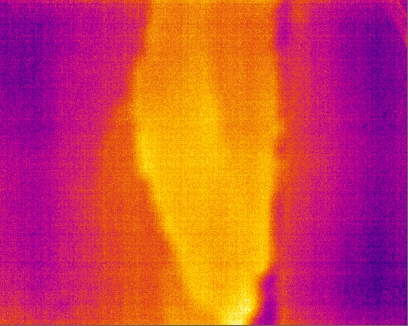
#> input picture IRimages/June30/3333.jpg, 408 x 326 px
$ jupyter execute IRimageprocess.ipynb   (shell and % lines are left out)   (older library calls are emulated)
#> lines starting #> are read from the running program, lines starting #| are printed output that depends on the picture; after the words box and inside, x2 and y2 are one past the last pixel; in counts of white or black regions, pixels touching at a corner belong together
[cell 1]
import cv2
import matplotlib.pyplot as plt
import numpy as np
from skimage import measure, morphology

[cell 2]
import cv2
import matplotlib.pyplot as plt
import numpy as np
from skimage import data, util
from skimage.measure import label, regionprops
from skimage import measure, morphology

#imread
img_path = './IRimages/June30/3333.jpg'
img = cv2.imread(img_path,cv2.IMREAD_GRAYSCALE)
#> img: shape (326, 408); min 12, max 243, mean 108
# [7 lines of commented-out code are left out]
histeq = cv2.equalizeHist(img)

#plt.imshow(histeq)

#segment
#t1, result_img = cv2.threshold(img, 127, 255, cv2.THRESH_BINARY)
t2, otsu_img = cv2.threshold(histeq, 0, 255, cv2.THRESH_BINARY+cv2.THRESH_OTSU)
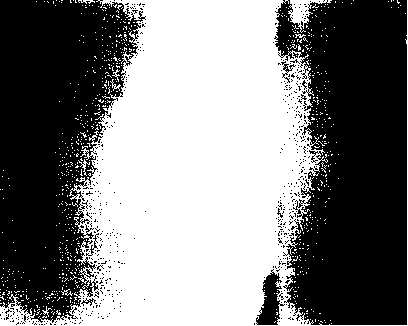
#> otsu_img: shape (326, 408); 49.9% white; 801 white regions (792 under 20 px), largest, box (x1, y1, x2, y2) and area: (0, 0, 408, 326) 64045, (288, 0, 332, 33) 489, (78, 159, 90, 176) 47
#> t2 = 128
plt.imshow(otsu_img)
#postprocess
kernel = cv2.getStructuringElement(cv2.MORPH_RECT, (3, 3))
#kernel = np.ones((1, 1), dtype=np.uint8)
# dilate = cv2.dilate(otsu_img, kernel, 1)
# erosion = cv2.erode(dilate, kernel, iterations=1)
erosion = cv2.morphologyEx(otsu_img, cv2.MORPH_CLOSE, kernel, iterations=1)
#> erosion: shape (326, 408); 54.5% white; 52 black regions (41 under 20 px)
#plt.imshow(erosion)

[cell 3]
# account area
def account_area(erosion):
    img=erosion.copy()
    #thresh_B = np.zeros(erosion.shape, np.unit8)
    #img = util.img_as_ubyte(img2) > 110
    label_img = label(img, connectivity=img.ndim)
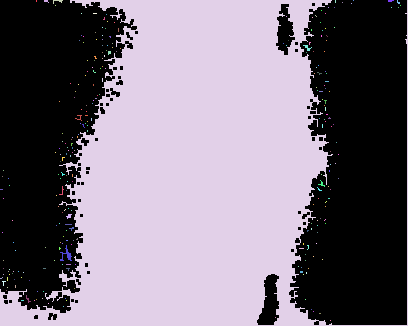
#> label_img: shape (326, 408) int64; 270 distinct labels, from 0 to 269; one colour per label, 0 black
    props = regionprops(label_img)
#> props = 269 regions; largest, box (x1, y1, x2, y2) and area: (0, 0, 408, 326) 71881, (60, 245, 72, 261) 63, (303, 45, 312, 51) 22, (53, 0, 63, 4) 17, (66, 214, 72, 219) 17
    # centroid of first labeled object
#     props[0].centroid

    # centroid of first labeled object
#     props[0]['centroid']
    return props

props = account_area(erosion)

areas = []
major_length = []

min_length = []

for prop in props:

    if prop.area>4000 :
        areas.append(prop.area)
        major_length.append(prop.major_axis_length)
        min_length.append(prop.minor_axis_length)
#> after the loop, areas = [71881]; major_length = [382.4]; min_length = [266.6]

[cell 4]
sobelx = cv2.Sobel(img,cv2.CV_64F,1,0,ksize=3)#默认ksize=3
sobely = cv2.Sobel(img,cv2.CV_64F,0,1)
gm = cv2.sqrt(sobelx ** 2 + sobely ** 2)
print(gm/255)
#> (printed output is left out)
plt.imshow(gm)

[cell 5]
#erosion = otsu_img
sobelx0 = cv2.Sobel(erosion,cv2.CV_64F,1,0,ksize=3)#默认ksize=3
sobely0 = cv2.Sobel(erosion,cv2.CV_64F,0,1)
gm0 = cv2.sqrt(sobelx0 ** 2 + sobely0 ** 2)
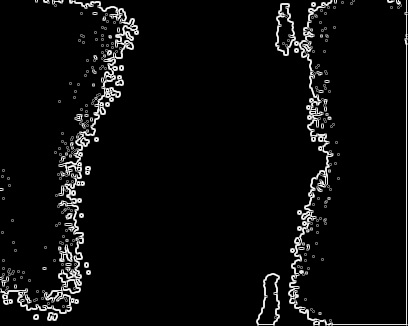
#> gm0: shape (326, 408) float64; min 0, max 1140.4, mean 55.7; drawn with min black and max white
plt.imshow(gm0)

[cell 6]
b = np.nonzero(gm0)
#> b = 9889 positions, rows 0 to 325, columns 0 to 407
# print(b)
# c = np.vstack((b[0],b[1]))
# print(c)
gm = gm/255
np.mean(gm[b[0]][b[1]])
#> Out = 0.169

[cell 7]
img = cv2.imread('IRimage/o1.JPG',cv2.IMREAD_GRAYSCALE)
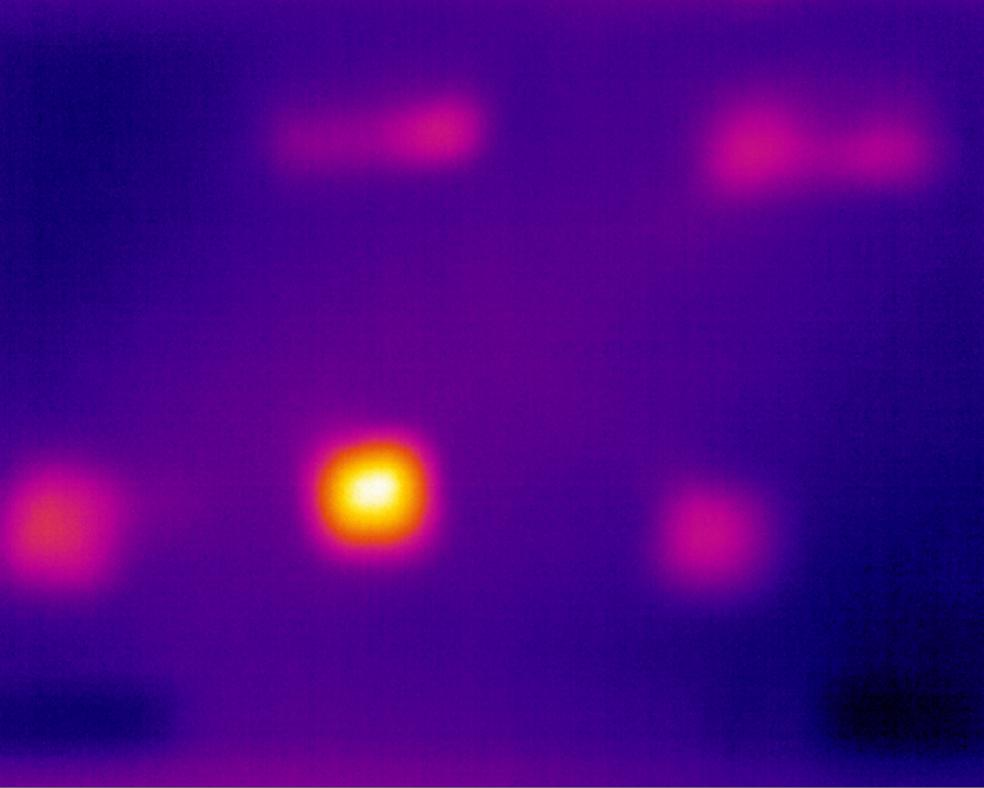
#> input picture IRimage/o1.jpg, 984 x 788 px, found by its file name
#> img: shape (788, 984); min 0, max 252, mean 38.1
img.shape
#> Out = (788, 984)

[cell 8]
imgc = cv2.imread('IRimage/o1.JPG')
#> imgc is the input picture: shape (788, 984, 3); mean B, G, R 133.7, 2.8, 71.8
def imgconvert(img):
    b,g,r=cv2.split(img)
    img=cv2.merge((r,g,b))
#> img: shape (788, 984, 3)
    return img
imgc=imgconvert(imgc)
plt.imshow(imgc)
plt.axis('off')
plt.title('RGB image')

[cell 9]
plt.imshow(imgc,cmap="gray")
plt.axis('off')
plt.title('Raw image')

### preprocess method

- 滤波的在数字信号处理这门课程中的本义是，对各种数字信号中的某一或指定频率进行过滤（也可以理解为不想要的频率），最后筛选出我们想要的频率的信号，这即是滤波的过程,也是目的。我们常见的拍摄的图像中或多或少存在一些噪声，常见的图像噪声如高斯噪声、瑞利噪声、椒盐噪声等。这些噪声体现在图像上也就是一些像素值不合理像素（何为不合理，可以简单的理解为过大或者过小的像素，类似白点，黑点 等等），因此我们要对这些不合理的像素进行滤波，常见滤波操作有均值滤波、中值滤波、高斯滤波和双边滤波等。
- 线性滤波:

1. 方框滤波：模糊图像

2. 均值滤波：模糊图像

3. 高斯滤波：信号的平滑处理，去除符合正太分布的噪声

- 非线性滤波

1. 中值滤波：去除椒盐噪声

2. 双边滤波：保边去噪

[cell 10]
#均值滤波
blur=cv2.blur(imgc,(3,3))
plt.imshow(blur,cmap="gray")
plt.axis('off')
plt.title('blur')

[cell 11]
#方框滤波
box=cv2.boxFilter(imgc,-1,(3,3),normalize=True)
plt.imshow(box,cmap="gray")
plt.axis('off')
plt.title('Box')

[cell 12]
#高斯滤波
gaussian=cv2.GaussianBlur(imgc,(5,5),1)
plt.imshow(gaussian,cmap="gray")
plt.axis('off')
plt.title('gaussian')

[cell 13]
#中值滤波
median=cv2.medianBlur(imgc,5)
plt.imshow(gaussian,cmap="gray")
plt.axis('off')
plt.title('median')

[cell 14]
#高斯双边滤波
dst=cv2.bilateralFilter(imgc,15,35,35)
plt.imshow(dst,cmap="gray")
plt.axis('off')
plt.title('median')

[cell 15]
#直方图均衡化
equ = cv2.equalizeHist(img)
plt.imshow(equ,cmap="gray")
plt.axis('off')
plt.title('equ')

[cell 16]
f = np.fft.fft2(img)
fshift = np.fft.fftshift(f)
#取绝对值：将复数变化成实数
#取对数的目的为了将数据变化到较小的范围（比如0-255）
s1 = np.log(np.abs(f))
s2 = np.log(np.abs(fshift))
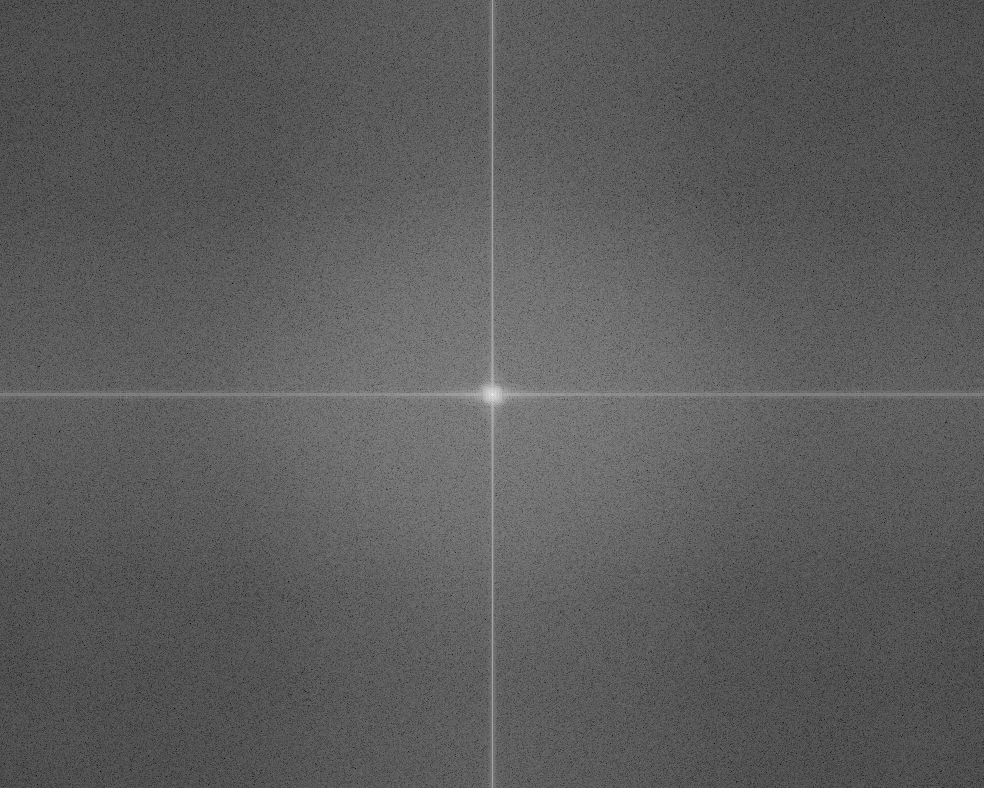
#> s2: shape (788, 984) float64; min -0.179, max 17.2, mean 6.1; drawn with min black and max white
plt.subplot(121),plt.imshow(s1,'gray'),plt.title('original')
plt.subplot(122),plt.imshow(s2,'gray'),plt.title('center')

[cell 17]
ph_f = np.angle(f)
ph_fshift = np.angle(fshift)
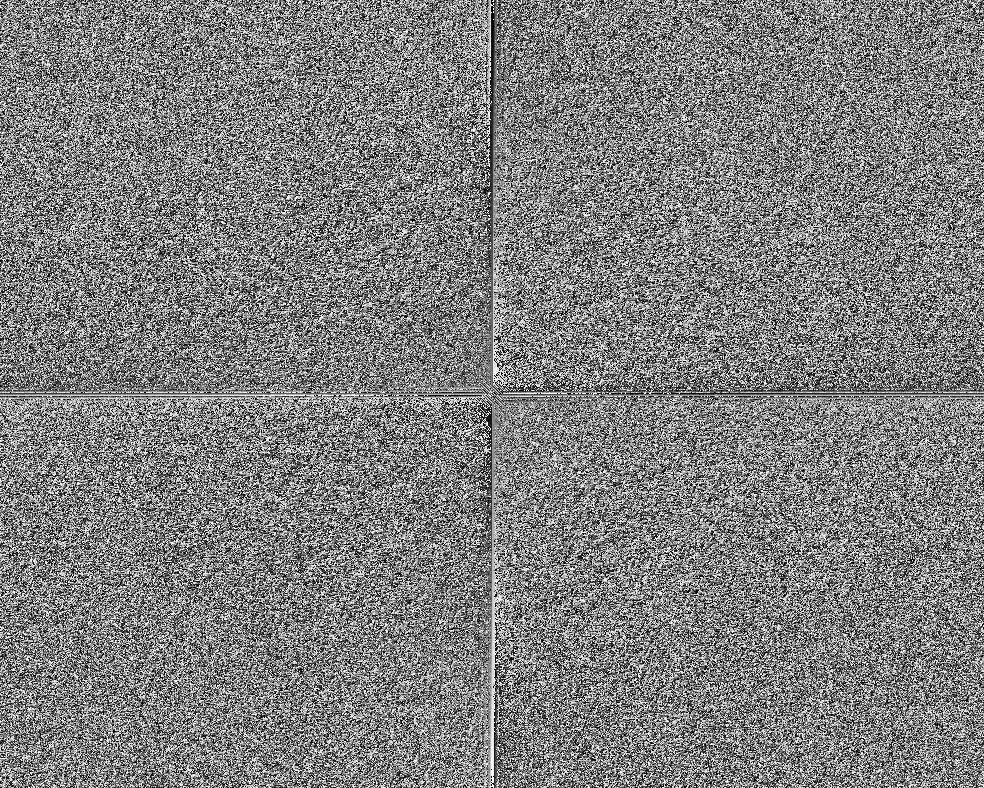
#> ph_fshift: shape (788, 984) float64; min -3.14, max 3.14, mean -4.05e-06; drawn with min black and max white

plt.subplot(121),plt.imshow(ph_f,'gray'),plt.title('original')
plt.subplot(122),plt.imshow(ph_fshift,'gray'),plt.title('center')

[cell 18]
f = np.fft.fft2(img)
fshift = np.fft.fftshift(f)
#取绝对值：将复数变化成实数
#取对数的目的为了将数据变化到0-255
s1 = np.log(np.abs(fshift))
plt.subplot(131),plt.imshow(img,'gray'),plt.title('original')
plt.subplot(132),plt.imshow(s1,'gray'),plt.title('center')
# 逆变换
f1shift = np.fft.ifftshift(fshift)
img_back = np.fft.ifft2(f1shift)
#出来的是复数，无法显示
img_back = np.abs(img_back)
plt.subplot(133),plt.imshow(img_back,'gray'),plt.title('img back')

从中间到外面，频率上依次是从低频到高频的，那么我们如果把中间规定一小部分去掉，是不是相对于把低频信号去掉了呢？

高通滤波器有利于提取图像的轮廓，图像的轮廓或者边缘或者一些噪声处，灰度变化剧烈，那么在把它们经过傅里叶变换后，就会变成高频信号（我们知道高频时捕捉细节的），所以在把图像低频信号滤掉以后剩下的自然就是轮廓了。

[cell 19]
#高通滤波器

img_man = cv2.imread('IRimage/o1.JPG',0)
plt.subplot(121),plt.imshow(img_man,'gray'),plt.title('origial')
plt.xticks([]),plt.yticks([])
#--------------------------------
rows,cols = img_man.shape
#> rows = 788; cols = 984
mask = np.ones(img_man.shape,np.uint8)
mask[int(rows/2-10):int(rows/2+10),int(cols/2-10):int(cols/2+10)] = 0
#--------------------------------
f1 = np.fft.fft2(img_man)
f1shift = np.fft.fftshift(f1)
f1shift = f1shift*mask
f2shift = np.fft.ifftshift(f1shift) #对新的进行逆变换
img_new = np.fft.ifft2(f2shift)
#出来的是复数，无法显示
img_new = np.abs(img_new)
#调整大小范围便于显示
img_new = (img_new-np.amin(img_new))/(np.amax(img_new)-np.amin(img_new))
plt.subplot(122),plt.imshow(img_new,'gray'),plt.title('Highpass')
plt.xticks([]),plt.yticks([])

[cell 20]
#空间域滤波中的拉普拉斯模板：可以看到，这个模板的频域变换下四周特别亮，也就是是个高通滤波器。其它空间域下的模板都可以转到频域下来看看。
laplacian = np.array([[0,1,0],[1,-4,1],[0,1,0]])
f = np.fft.fft2(laplacian)
f1shift = np.fft.fftshift(f)
img = np.log(np.abs(f1shift))
plt.imshow(img,'gray')
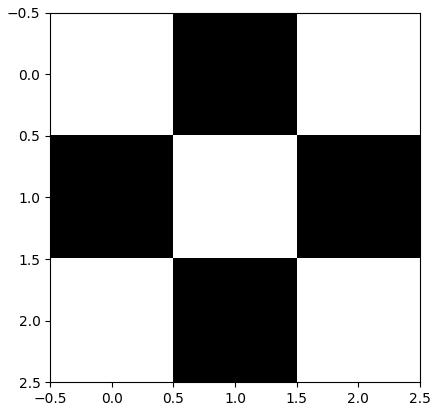
#> figure drawn by matplotlib, 1 panel

[cell 21]
img_man = cv2.imread('IRimage/o1.JPG',0)
plt.subplot(121),plt.imshow(img_man,'gray'),plt.title('origial')
plt.xticks([]),plt.yticks([])
#--------------------------------
rows,cols = img_man.shape
mask = np.zeros(img_man.shape,np.uint8)
mask[int(rows/2-20):int(rows/2+20),int(cols/2-20):int(cols/2+20)] = 1
#--------------------------------
f1 = np.fft.fft2(img_man)
f1shift = np.fft.fftshift(f1)
f1shift = f1shift*mask
f2shift = np.fft.ifftshift(f1shift) #对新的进行逆变换
img_new = np.fft.ifft2(f2shift)
#出来的是复数，无法显示
img_new = np.abs(img_new)
#调整大小范围便于显示
img_new = (img_new-np.amin(img_new))/(np.amax(img_new)-np.amin(img_new))
plt.subplot(122),plt.imshow(img_new,'gray'),plt.title('Lowpass')
plt.xticks([]),plt.yticks([])

[cell 22]
ret2, th2 = cv2.threshold(img_man, 0, 255, cv2.THRESH_OTSU)
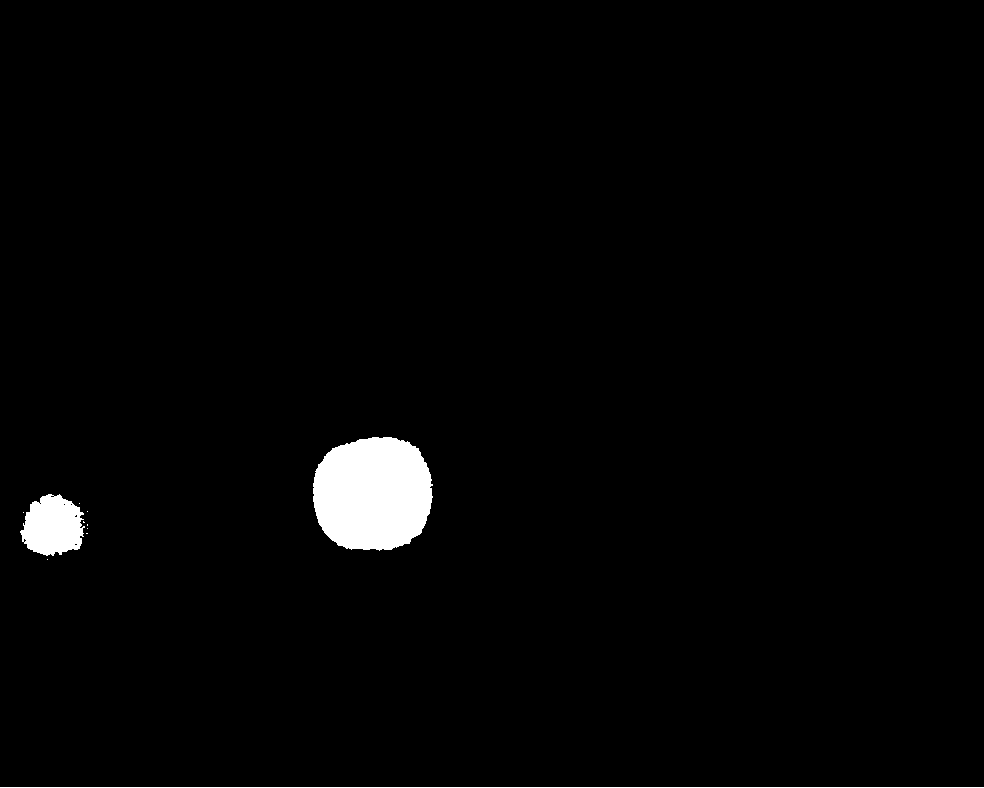
#> th2: shape (788, 984); 2% white; 11 white regions (8 under 20 px), largest, box (x1, y1, x2, y2) and area: (313, 437, 433, 551) 11195, (20, 494, 85, 556) 2937, (0, 787, 984, 788) 984
#> ret2 = 87
plt.imshow(th2,cmap="gray")
plt.axis('off')
plt.title('equ')

[cell 23]
img_new.shape
#> Out = (788, 984)

可以看到低通滤波后图像除了轮廓模糊了外，基本上没什么变化，图像的大部分信息基本上都保持了。从原理上来看，图像的主要信息都集中在低频上，所以低通滤波器的效果是这样也是可以理解的。上述的高通、低通滤波器的构造有0,1构成的理想滤波器，也是最简单的滤波器，还有一些其他的滤波器，比如说高斯滤波器，butterworth滤波器等等，

[cell 24]
#带通滤波器
mg_man = cv2.imread('IRimage/o1.JPG',0)
plt.subplot(121),plt.imshow(img_man,'gray'),plt.title('origial')
plt.xticks([]),plt.yticks([])
#--------------------------------
rows,cols = img_man.shape
mask1 = np.ones(img_man.shape,np.uint8)
mask1[int(rows/2-8):int(rows/2+8),int(cols/2-8):int(cols/2+8)] = 0
mask2 = np.zeros(img_man.shape,np.uint8)
mask2[int(rows/2-80):int(rows/2+80),int(cols/2-80):int(cols/2+80)] = 1
mask = mask1*mask2
#--------------------------------
f1 = np.fft.fft2(img_man)
f1shift = np.fft.fftshift(f1)
f1shift = f1shift*mask
f2shift = np.fft.ifftshift(f1shift) #对新的进行逆变换
img_new = np.fft.ifft2(f2shift)
#出来的是复数，无法显示
img_new = np.abs(img_new)
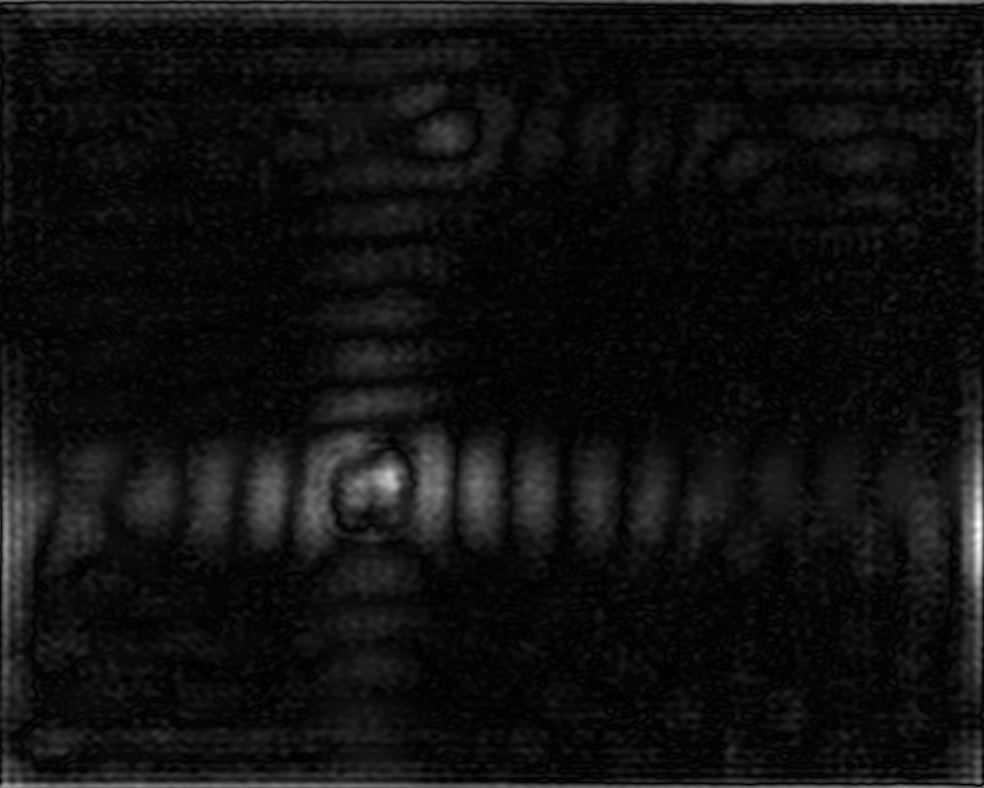
#> img_new: shape (788, 984) float64; min 0.00141, max 32.32, mean 2.1; drawn with min black and max white
#调整大小范围便于显示
img_new = (img_new-np.amin(img_new))/(np.amax(img_new)-np.amin(img_new))
plt.subplot(122),plt.imshow(img_new,'gray')
plt.xticks([]),plt.yticks([])
